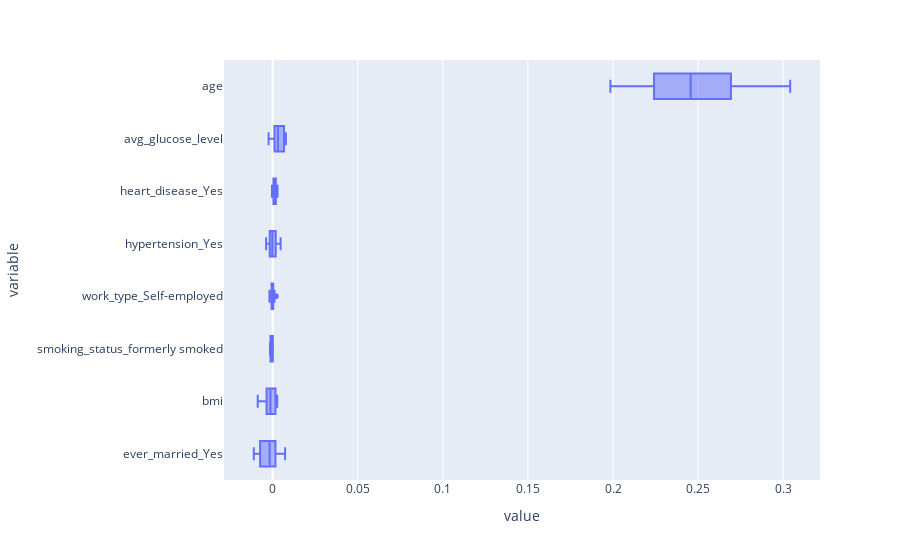

The notebook cell saved with this chart:
### Markdown cell above
- PVI

### Code cell
pvi_for(xgb_model)

### Figure 1 — Plotly figure (JSON) as saved in the notebook; plotly's stock layout.template omitted (floating-point values rounded to 4 significant figures)
{"data": [{"alignmentgroup": "True", "hovertemplate": "value=%{x}<br>variable=%{y}<extra></extra>", "legendgroup": "", "marker": {"color": "#636efa"}, "name": "", "notched": false, "offsetgroup": "", "orientation": "h", "showlegend": false, "type": "box", "x": [-0.001932, 0.007286, 0.001616, 0.005333, -0.01112, -0.001901, -0.007804, -0.001732, -0.007423, -0.0008025, -0.003369, -0.0004752, 6.336e-05, -0.00227, 0.001637, 0.002376, -0.008807, -0.003611, -0.005407, 0.002661, 5.28e-05, 0.0001056, -0.0001162, -3.168e-05, -0.00151, -0.001309, -9.504e-05, 5.28e-05, -0.001605, -3.168e-05, 0.0002851, -0.0006864, -0.001922, -0.0008025, -0.0005597, 7.392e-05, 0.001067, -0.0001267, -2.112e-05, 0.001753, 0.002809, 0.001785, -0.003886, 0.0005174, 0.0002006, -0.001742, -0.0007075, -0.002397, -0.001763, 0.004646, 0.0006336, -0.0004541, 0.0004541, 0.002545, 0.001278, 0.0004224, 0.002851, 9.504e-05, 0.001848, 0.001447, -0.001162, 0.006653, 0.003083, 0.00377, -0.002429, 0.001035, 0.007761, 0.006769, 0.002513, 0.003052, 0.2489, 0.271, 0.1985, 0.3041, 0.2424, 0.2693, 0.2241, 0.2416, 0.22, 0.249], "x0": " ", "xaxis": "x", "y": ["ever_married_Yes", "ever_married_Yes", "ever_married_Yes", "ever_married_Yes", "ever_married_Yes", "ever_married_Yes", "ever_married_Yes", "ever_married_Yes", "ever_married_Yes", "ever_married_Yes", "bmi", "bmi", "bmi", "bmi", "bmi", "bmi", "bmi", "bmi", "bmi", "bmi", "smoking_status_formerly smoked", "smoking_status_formerly smoked", "smoking_status_formerly smoked", "smoking_status_formerly smoked", "smoking_status_formerly smoked", "smoking_status_formerly smoked", "smoking_status_formerly smoked", "smoking_status_formerly smoked", "smoking_status_formerly smoked", "smoking_status_formerly smoked", "work_type_Self-employed", "work_type_Self-employed", "work_type_Self-employed", "work_type_Self-employed", "work_type_Self-employed", "work_type_Self-employed", "work_type_Self-employed", "work_type_Self-employed", "work_type_Self-employed", "work_type_Self-employed", "hypertension_Yes", "hypertension_Yes", "hypertension_Yes", "hypertension_Yes", "hypertension_Yes", "hypertension_Yes", "hypertension_Yes", "hypertension_Yes", "hypertension_Yes", "hypertension_Yes", "heart_disease_Yes", "heart_disease_Yes", "heart_disease_Yes", "heart_disease_Yes", "heart_disease_Yes", "heart_disease_Yes", "heart_disease_Yes", "heart_disease_Yes", "heart_disease_Yes", "heart_disease_Yes", "avg_glucose_level", "avg_glucose_level", "avg_glucose_level", "avg_glucose_level", "avg_glucose_level", "avg_glucose_level", "avg_glucose_level", "avg_glucose_level", "avg_glucose_level", "avg_glucose_level", "age", "age", "age", "age", "age", "age", "age", "age", "age", "age"], "y0": " ", "yaxis": "y"}], "layout": {"boxmode": "group", "legend": {"tracegroupgap": 0}, "margin": {"t": 60}, "xaxis": {"anchor": "y", "domain": [0, 1], "title": {"text": "value"}}, "yaxis": {"anchor": "x", "domain": [0, 1], "title": {"text": "variable"}}}}
